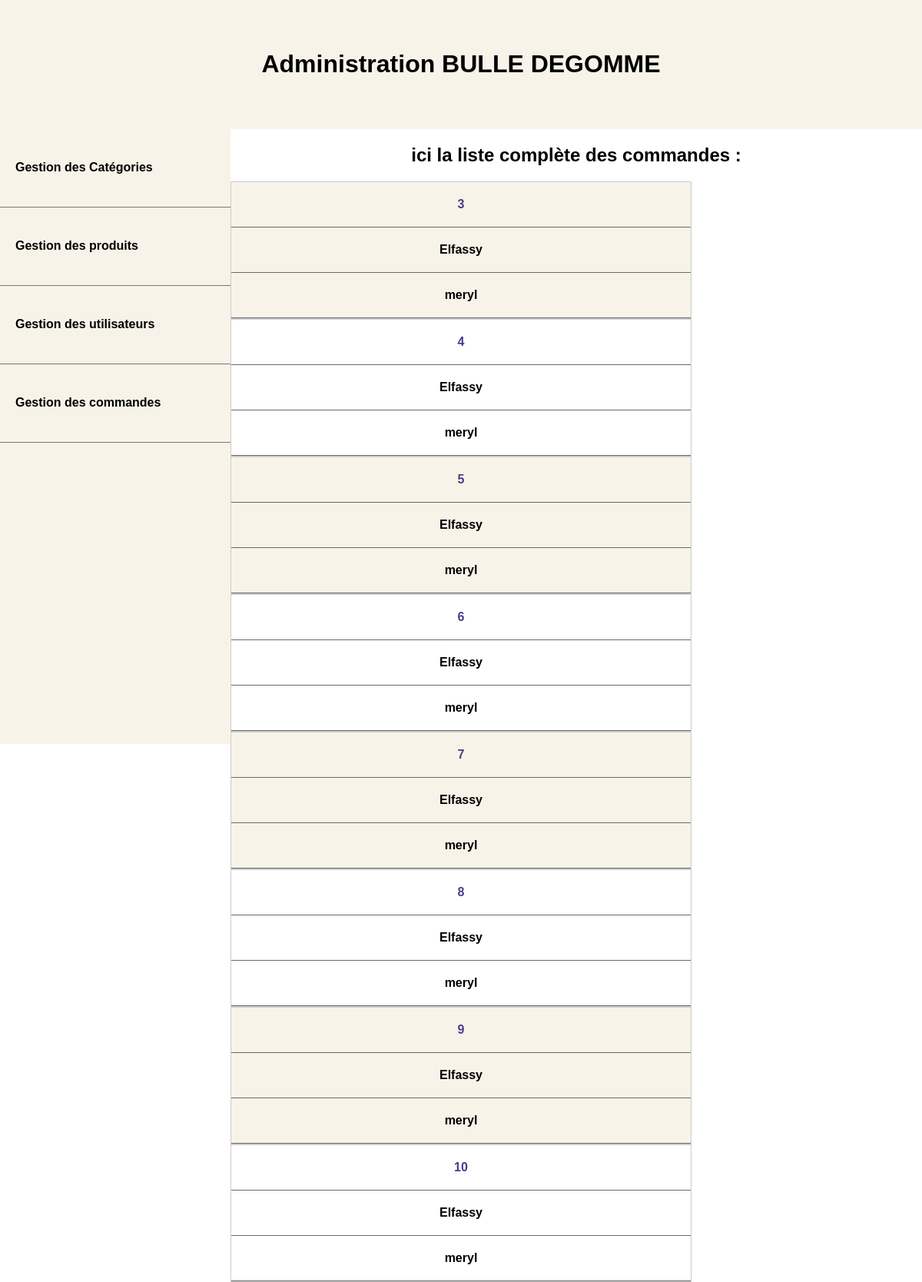
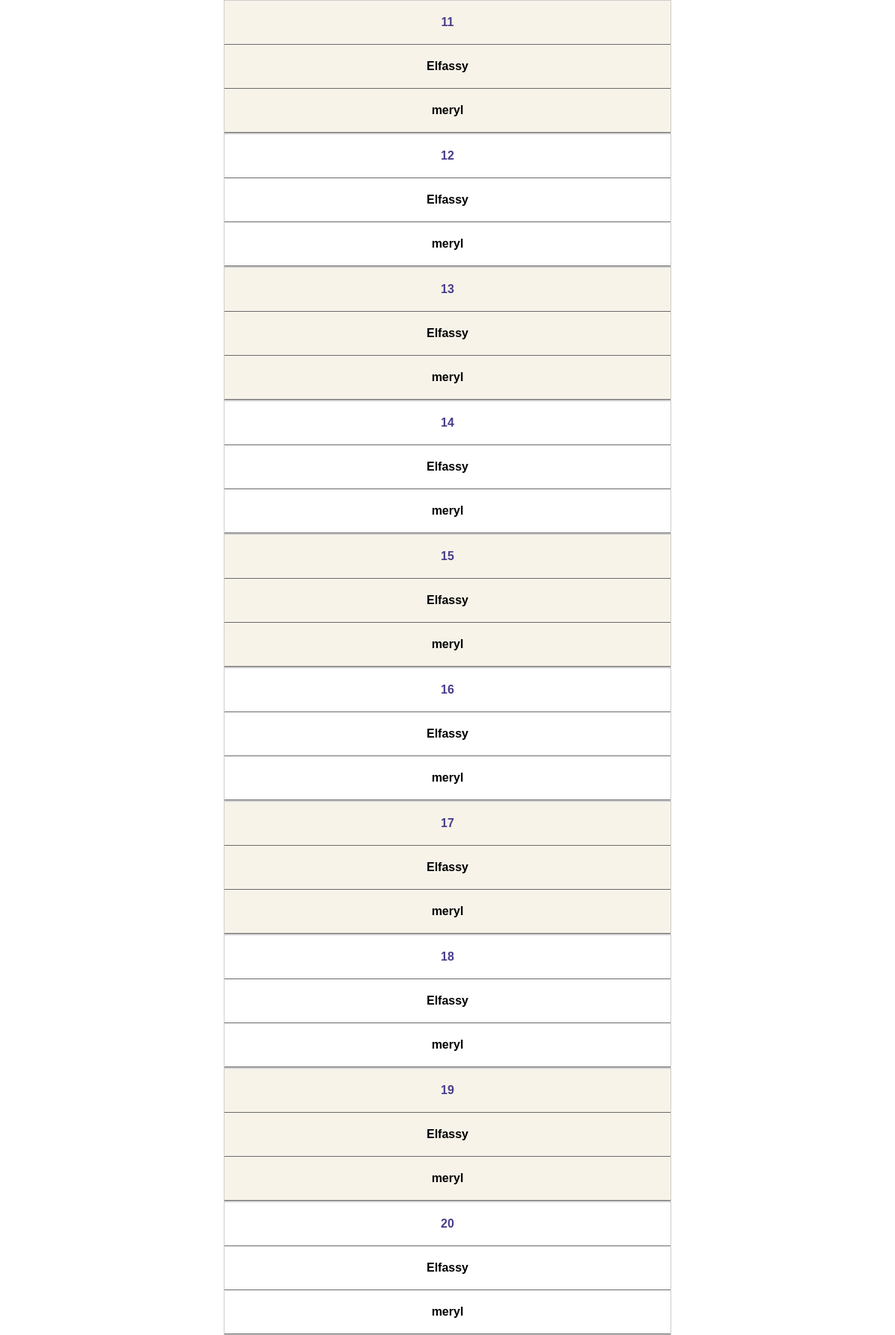
The app's page /admin/index.php?controller=orders&action=list, older data (2 pictures, top to bottom).
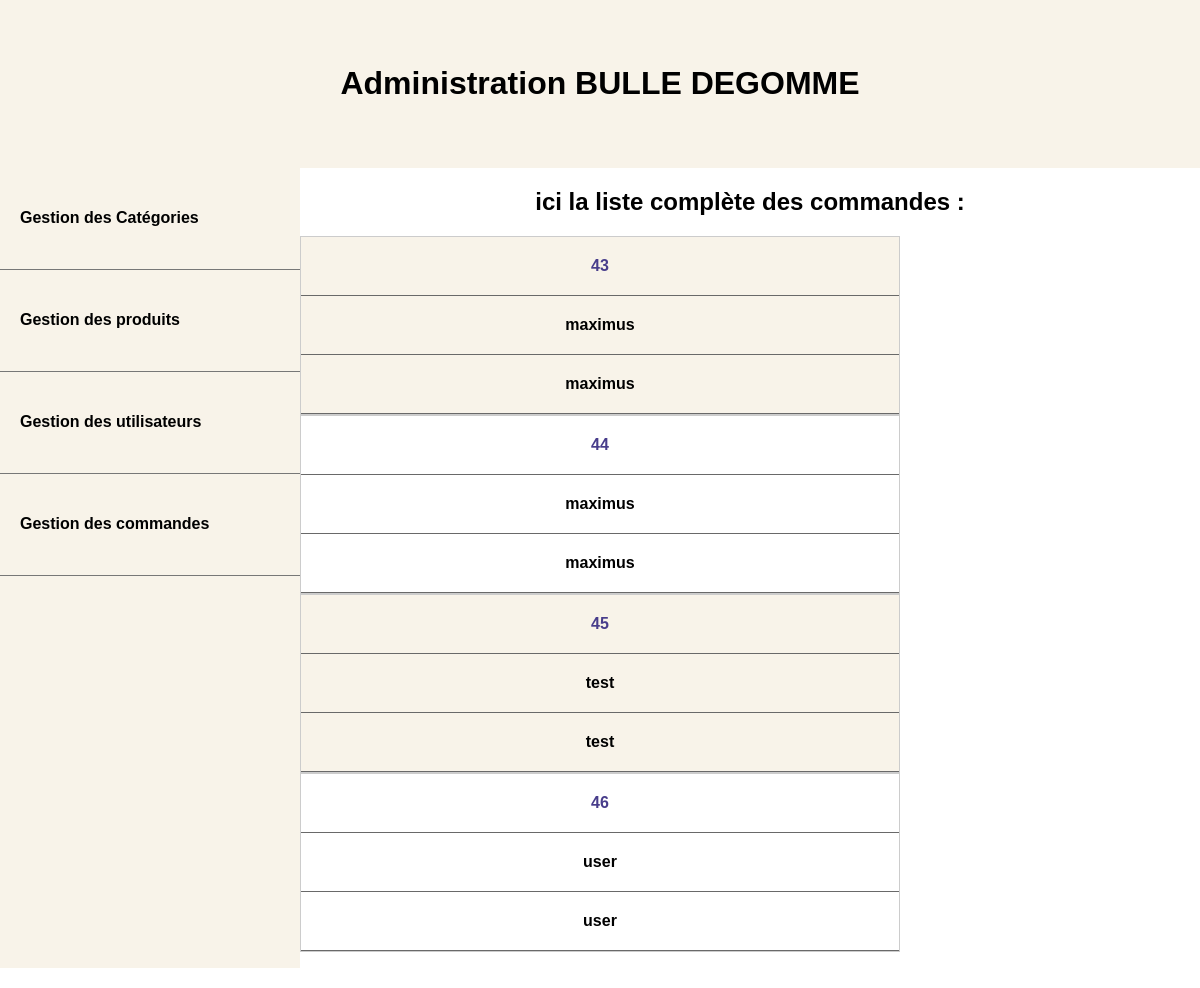
The same page, newer data.
### tables this page shows
CREATE TABLE IF NOT EXISTS `orders` (
  `id` int(11) NOT NULL AUTO_INCREMENT,
  `user_id` int(11) NOT NULL,
  `delivery_address` varchar(255) NOT NULL,
  `date` datetime NOT NULL DEFAULT CURRENT_TIMESTAMP,
  `user_name` varchar(255) NOT NULL,
  `user_lastname` varchar(255) NOT NULL,
  PRIMARY KEY (`id`)
);

CREATE TABLE IF NOT EXISTS `users` (
  `id` int(11) NOT NULL AUTO_INCREMENT,
  `last_name` varchar(255) NOT NULL,
  `first_name` varchar(255) NOT NULL,
  `email` varchar(255) NOT NULL,
  `password` varchar(255) NOT NULL,
  `is_admin` tinyint(1) DEFAULT '0',
  PRIMARY KEY (`id`)
);

### admin/models/Order.php (called while the page is built, shortened)
<?php
function getAllOrders()
{
    $db = dbConnect();
    $query = $db->query('SELECT orders.id,  first_name,  last_name FROM orders,  users WHERE orders.user_id=users.id');
    $orders =  $query->fetchAll();
    return $orders;
}

### admin/views/orderList.php (the view, shortened to what this page needs)
<?php require ('partials/header.php'); ?>
<?php require 'partials/head_assets.php'; ?>
<?php require ('partials/menu.php'); ?>
<div class="content">
    <div>
        <h2>ici la liste complète des commandes : </h2>
    </div>
    <div>
        <table>
            <?php foreach($orders as $order): ?>
                <tr>
                    <th><a href="index.php?controller=orders&action=details&id=<?=  ($order['id']) ?>"><?=($order['id'])?></a></th>
                    <th><?=  ($order['last_name']) ?></th>
                    <th><?=  ($order['first_name']) ?></th>
                </tr>
            <?php endforeach; ?>
        </table>
    </div>
</div>

Row changes from the older to the newer data that the page shows:
removed orders: id "3", user.last_name "Elfassy", user.first_name "meryl"
removed orders: id "4", user.last_name "Elfassy", user.first_name "meryl"
removed orders: id "5", user.last_name "Elfassy", user.first_name "meryl"
removed orders: id "6", user.last_name "Elfassy", user.first_name "meryl"
removed orders: id "7", user.last_name "Elfassy", user.first_name "meryl"
removed orders: id "8", user.last_name "Elfassy", user.first_name "meryl"
removed orders: id "9", user.last_name "Elfassy", user.first_name "meryl"
removed orders: id "10", user.last_name "Elfassy", user.first_name "meryl"
removed orders: id "11", user.last_name "Elfassy", user.first_name "meryl"
removed orders: id "12", user.last_name "Elfassy", user.first_name "meryl"
removed orders: id "13", user.last_name "Elfassy", user.first_name "meryl"
removed orders: id "14", user.last_name "Elfassy", user.first_name "meryl"
removed orders: id "15", user.last_name "Elfassy", user.first_name "meryl"
removed orders: id "16", user.last_name "Elfassy", user.first_name "meryl"
removed orders: id "17", user.last_name "Elfassy", user.first_name "meryl"
removed orders: id "18", user.last_name "Elfassy", user.first_name "meryl"
removed orders: id "19", user.last_name "Elfassy", user.first_name "meryl"
removed orders: id "20", user.last_name "Elfassy", user.first_name "meryl"
added orders: id "43", user.last_name "maximus", user.first_name "maximus"
added orders: id "44", user.last_name "maximus", user.first_name "maximus"
added orders: id "45", user.last_name "test", user.first_name "test"
added orders: id "46", user.last_name "user", user.first_name "user"
